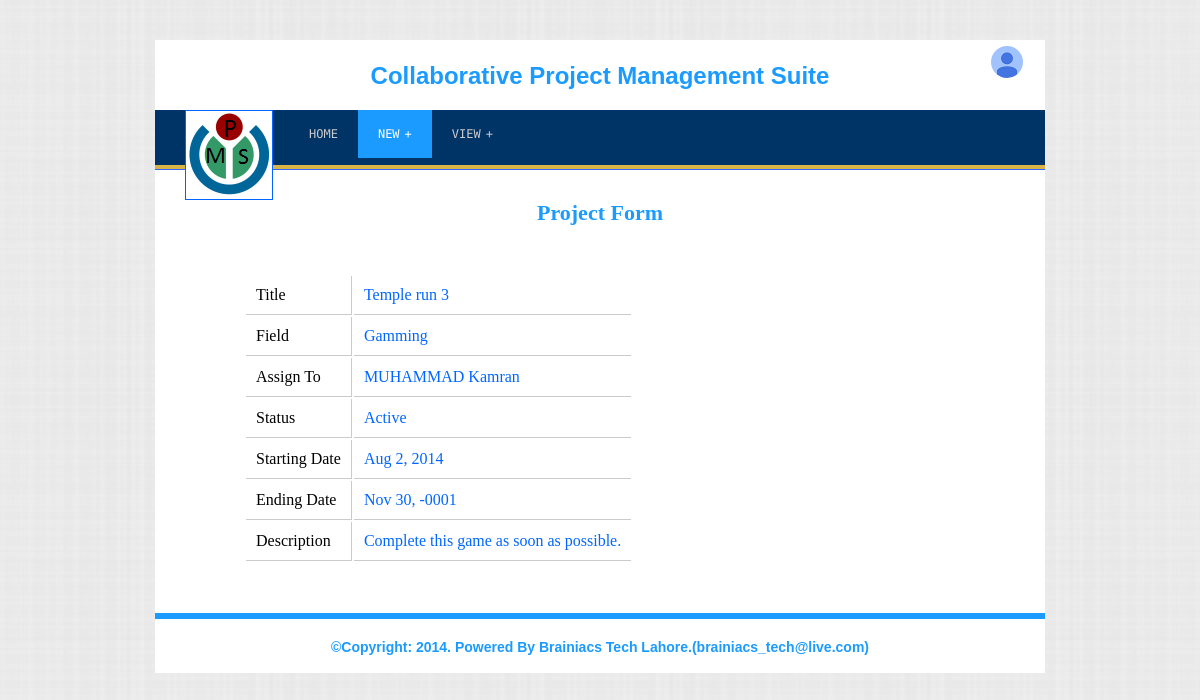
The page /admin/view_project.php?projectid=2 (signed in) on the database its author committed.
### tables this page shows
CREATE TABLE IF NOT EXISTS `projects` (
  `id` int(11) NOT NULL AUTO_INCREMENT,
  `title` varchar(200) NOT NULL,
  `description` varchar(1000) NOT NULL,
  `fieldid` int(11) NOT NULL,
  `startingdate` datetime DEFAULT NULL,
  `endingdate` datetime DEFAULT NULL,
  `assigneeid` int(11) NOT NULL,
  `status` tinyint(4) NOT NULL,
  `created` datetime NOT NULL,
  PRIMARY KEY (`id`)
);

CREATE TABLE IF NOT EXISTS `fields` (
  `id` int(11) NOT NULL AUTO_INCREMENT,
  `title` varchar(200) NOT NULL,
  `dependentid` int(11) NOT NULL,
  `status` tinyint(4) NOT NULL,
  `created` datetime NOT NULL,
  PRIMARY KEY (`id`)
);

CREATE TABLE IF NOT EXISTS `users` (
  `id` int(11) NOT NULL AUTO_INCREMENT,
  `fname` varchar(100) NOT NULL,
  `lname` varchar(100) NOT NULL,
  `gender` tinyint(4) NOT NULL,
  `nic` varchar(20) NOT NULL,
  `email` varchar(100) DEFAULT NULL,
  `phone` varchar(50) DEFAULT NULL,
  `qualification` varchar(50) NOT NULL,
  `joiningdate` datetime NOT NULL,
  `username` varchar(50) NOT NULL,
  `password` varchar(100) NOT NULL,
  `usertype_id` tinyint(4) NOT NULL,
  `pmid` int(11) DEFAULT NULL,
  `address` varchar(500) DEFAULT NULL,
  `status` tinyint(4) NOT NULL,
  `created` datetime NOT NULL,
  PRIMARY KEY (`id`)
);

### php/classes/project.php (called while the page is built, shortened)
<?php
class project {
	function getProjectById( $projectid ){
		$query = "SELECT project.*,user.fname,user.lname,field.title AS fieldtitle FROM projects AS project
					JOIN users AS user ON user.id = project.assigneeid
					JOIN fields AS field ON field.id = project.fieldid WHERE project.id = ".$projectid;
		return( $result = mysql_query($query) )?$result:false;
	}
}
?>

### php/classes/field.php (called while the page is built, shortened)
<?php
class field {
	function getFields( $include_dependents = false, $fieldstatus = 0){
		$query = "SELECT * FROM fields AS field ".(( $fieldstatus == 0)?"":" WHERE field.status = ".$fieldstatus ).(( ! $include_dependents )?((( $fieldstatus == 0)?" WHERE ":" AND ")." field.dependentid = 0"):"");
		return( $result = mysql_query($query) )?$result:false;
	}
}
?>

### php/classes/user.php (called while the page is built, shortened)
<?php
class user {
	function getUsersByType( $typeid, $userstatus = 0){
		$query = "SELECT user.id,user.fname,user.lname FROM users AS user WHERE user.usertype_id = ".$typeid.(( $userstatus != 0)?" AND user.status = ".$userstatus:"");
		return( $result = mysql_query($query) )?$result:false;
	}
}
?>

### admin/view_project.php (the view, shortened to what this page needs)
<!DOCTYPE html PUBLIC "-//W3C//DTD XHTML 1.0 Transitional//EN" "http://www.w3.org/TR/xhtml1/DTD/xhtml1-transitional.dtd">
<html xmlns="http://www.w3.org/1999/xhtml">
<head>
<link rel="stylesheet" type="text/css" href="../include/css/global.css" />
<link rel="stylesheet" type="text/css" href="../include/css/pmsadmin.css" />
<link rel="stylesheet" type="text/css" href="../include/css/chosen.min.css" />
</head>
<body>
<div id="wraper">
     <?php include("header.php");
?>
     <div id="body">
		<div class="">
			<span id="form_heading">Project Form</span>
		</div>
		 <div id="form_holder">
			 <pre>
			<?php
			$project = false;
			if( isset($_GET['projectid']) ){
				include("../php/classes/project.php");
				$project_obj = new project();
				$project = mysql_fetch_assoc( $project_obj->getProjectById( $_GET['projectid'] ) );
			}
			?></pre>
				<div class="form_row">
                <table id="view_user">
                  <tr>
                    <td>Title</td>
                    <td style="border-right:none; color:#06F"><?php echo (( $project && isset($project['title']) && !empty($project['title']) )?$project['title']:""); ?></td>
                  </tr>
                  <tr>
                    <td>Field</td>
                    <td style="border-right:none; color:#06F">
					<?php
						  include_once("../php/classes/field.php");
						  $field_obj = new field();
						  $fields = $field_obj->getFields(false, 1);
						  if($fields){
							while( $field = mysql_fetch_assoc($fields) ){
								$sql = mysql_query("SELECT title FROM fields WHERE id=".$project['fieldid']);
								$row = @mysql_fetch_array($sql);
								echo $row['title'];
								break;
							}
						  }
						  ?></td>
                  </tr>
                  <tr>
                    <td>Assign To</td>
                    <td style="border-right:none; color:#06F">
					<?php
								include_once("../php/classes/user.php");
								$user_obj = new user();
								$users = $user_obj->getUsersByType(2,1);
								if($users){
									while( $user = mysql_fetch_assoc($users) ){
										if ($project['assigneeid'] == $user['id']) {
											$sql = mysql_query("SELECT fname,lname FROM users WHERE id=".$user['id']);
											$row = @mysql_fetch_array($sql);
											echo $row['fname'] . ' ' . $row['lname'];
										}
									}
								}
							?></td>
                  </tr>
                  <tr>
                    <td>Status</td>
                    <td style="border-right:none; color:#06F"><?php if($project['status'] == 1) echo 'Active'; else echo 'Block'; ?></td>
                  </tr>
                  <tr>
                    <td>Starting Date</td>
                    <td style="border-right:none; color:#06F"><?php echo date("M j, Y",strtotime($project['startingdate'])); ?></td>
                  </tr>
                  <tr>
                    <td>Ending Date</td>
                    <td style="border-right:none; color:#06F"><?php echo date("M j, Y",strtotime($project['endingdate'])); ?></td>
                  </tr>
                  <tr>
                    <td>Description</td>
                    <td style="border-right:none; color:#06F"><?php echo (( $project && isset($project['description']) && !empty($project['description']) )?$project['description']:""); ?></td>
                  </tr>
                </table>
		 </div>
     </div>
     <?php include("footer.php"); ?>
</div>
</body>
</html>

### include/css/global.css (style rules this page uses)
body { background:url("../images/bg.png");background-attachment:fixed;margin:0;padding:0; }
#wraper { width: 890px;height: auto;margin: 0 auto;background-color:#FFF;margin-top:40px; }
div#form_holder { margin-left:10%; margin-top:20px; }
div#form_holder div.form_row { display:block; width:100%; }
span#form_heading { display:block;width:100%;text-align:center;font-size:22px; color:#1b9bff;font-weight:bold; }
td { padding:10px;border-bottom: 1px solid #cbcbcb; border-right: 1px solid #cbcbcb; }

### rows shown on the page
projects: title "Temple run 3", startingdate "Aug 2, 2014", endingdate "Nov 30, -0001", description "Complete this game as soon as possible."
fields: fields.title "Gamming"
users: fname "MUHAMMAD", lname "Kamran"
